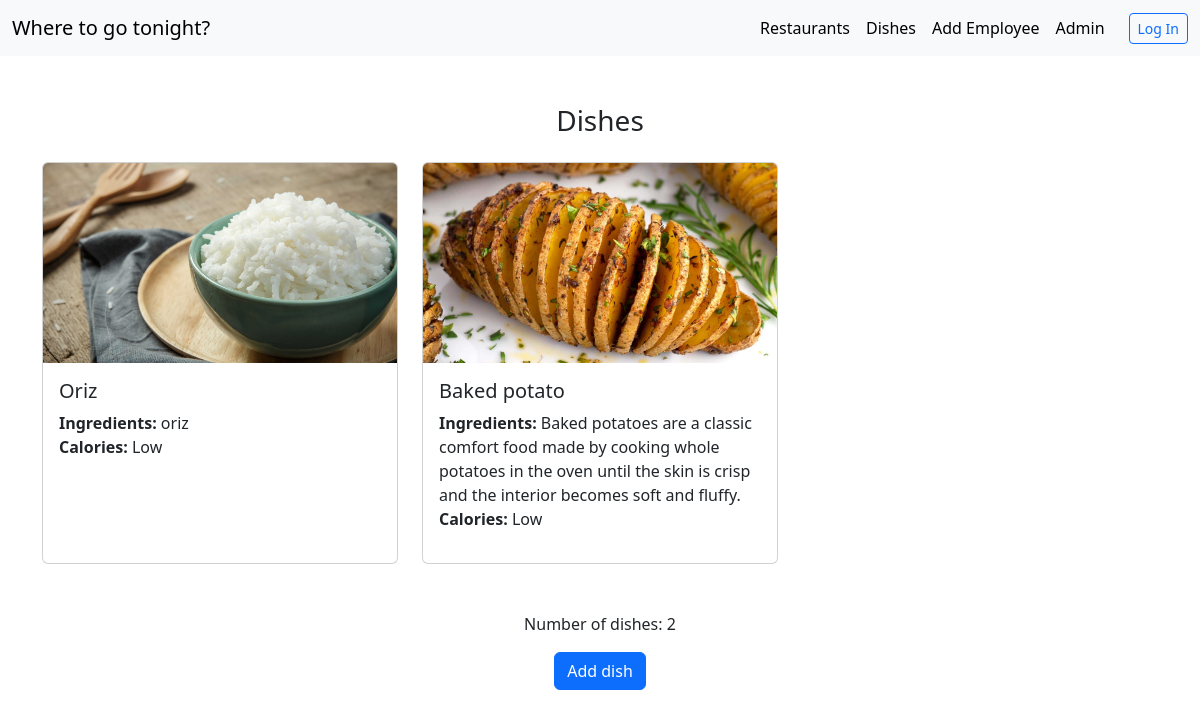
Screenshot of /dishes/ with the database file from the repository.
### restapp/models.py (models this page shows, shortened)
class Dish(models.Model):
    name = models.CharField(max_length=30)
    ingredients = models.TextField(blank=True, null=True)
    calories = models.IntegerField()
    image = models.ImageField(upload_to='dishes/', blank=True, null=True)

### restapp/views.py (the view)
# urls.py: path('dishes/', dishes, name="dishes"),
def dishes(request):
    dishes = Dish.objects.all()
    return render(request, "dishes.html", {"dishes": dishes, "count": len(dishes)})

### restapp/templates/dishes.html
{% extends "base.html" %}
{% block content %}
    <div class="container mt-5">
        <h3 class="text-center mb-4">Dishes</h3>
        <div class="row">
            {% for d in dishes %}
                <div class="col-md-4 mb-4">
                    <div class="card h-100">
                        {% if d.image %}
                            <img style="width: 100%; height: 200px; object-fit: cover;"
                                 src="{{ d.image.url }}"
                                 class="card-img-top"
                                 alt="{{ d.name }}">
                        {% else %}
                            <p>No image available</p>
                        {% endif %}
                        <div class="card-body">
                            <h5 class="card-title">{{ d.name }}</h5>
                            <ul class="list-unstyled">
                                <li><strong>Ingredients: </strong>{{ d.ingredients }}</li>
                                {% if d.calories <= 200 %}
                                    <li><strong>Calories: </strong>Low</li>
                                {% else %}
                                    <li>Calories: {{ d.calories }}</li>
                                {% endif %}
                            </ul>
                        </div>
                    </div>
                </div>
            {% endfor %}
        </div>
        <div class="text-center mt-4">
            <p>Number of dishes: {{ count }}</p>
        </div>
        <div class="text-center mb-3">
            <a href="{% url 'Add dish' %}" class="btn btn-primary">Add dish</a>
        </div>
    </div>
{% endblock %}

### rows the page displays
Dish: image (picture), name "Oriz", ingredients "oriz", shows "Calories:", calories "Low"
Dish: image (picture), name "Baked potato", ingredients "Baked potatoes are a classic comfort food made by cooking whole potatoes in the oven until the skin is crisp and the interior becomes soft and fluffy.", shows "Calories:", calories "Low"

### other values shown
{{ count }} "2"
